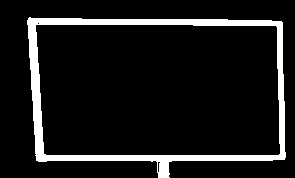
#> input picture single_frame.png, 295 x 178 px
$ python sift.py
#> lines starting #> are read from the running program, lines starting #| are printed output that depends on the picture; after the words box and inside, x2 and y2 are one past the last pixel; in counts of white or black regions, pixels touching at a corner belong together
import numpy as np
import cv2 as cv2


MIN_MATCH_COUNT = 10

img1 = cv2.imread('single_frame.png',0)          # queryImage
#> img1: shape (178, 295); 9.9% white; 1 white region, box (x1, y1, x2, y2) and area: (27, 17, 286, 178) 5188
img2 = cv2.imread('blacktopframe.png',0) # trainImage
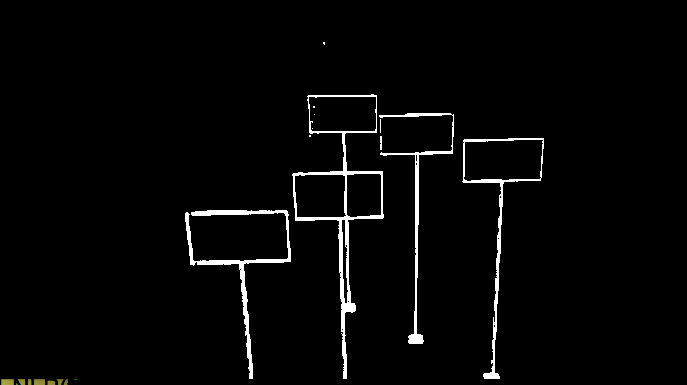
#> input picture blacktopframe.png, 687 x 385 px
#> img2: shape (385, 687); min 0, max 255, mean 6.3

# Initiate SIFT detector
sift = cv2.xfeatures2d.SIFT_create()

# find the keypoints and descriptors with SIFT
kp1, des1 = sift.detectAndCompute(img1,None)
#> kp1 = 29 keypoints; strongest (x, y, size): (282, 156, 5.8), (41, 156, 8.6), (32, 23, 8), (279, 25, 6)
kp2, des2 = sift.detectAndCompute(img2,None)
#> kp2 = 163 keypoints; strongest (x, y, size): (415, 338, 8.9), (251, 376, 3.4), (381, 116, 2.4), (464, 181, 2.8)

FLANN_INDEX_KDTREE = 0
index_params = dict(algorithm = FLANN_INDEX_KDTREE, trees = 5)
search_params = dict(checks = 50)

flann = cv2.FlannBasedMatcher(index_params, search_params)

matches = flann.knnMatch(des1,des2,k=2)
#> matches = 29 matches

# store all the good matches as per Lowe's ratio test.
good = []
for m,n in matches:
    if m.distance < 0.7*n.distance:
        good.append(m)
#> this loop made 29 passes
#> after the loop, good = 8 matches
if len(good)>MIN_MATCH_COUNT:
    src_pts = np.float32([ kp1[m.queryIdx].pt for m in good ]).reshape(-1,1,2)
    dst_pts = np.float32([ kp2[m.trainIdx].pt for m in good ]).reshape(-1,1,2)

    M, mask = cv2.findHomography(src_pts, dst_pts, cv2.RANSAC,5.0)
    matchesMask = mask.ravel().tolist()

    h,w = img1.shape
    pts = np.float32([ [0,0],[0,h-1],[w-1,h-1],[w-1,0] ]).reshape(-1,1,2)
    dst = cv2.perspectiveTransform(pts,M)

    #img2 = cv2.polylines(img2,[np.int32(dst)],True,255,3, cv2.LINE_AA)

else:
    print ("Not enough matches are found - %d/%d" % (len(good),MIN_MATCH_COUNT))
#| Not enough matches are found - 8/10
    matchesMask = None
draw_params = dict(matchColor = (0,255,0), # draw matches in green color
                   singlePointColor = None,
                   matchesMask = matchesMask, # draw only inliers
                   flags = 2)

img3 = cv2.drawMatches(img1,kp1,img2,kp2,good,None,**draw_params)
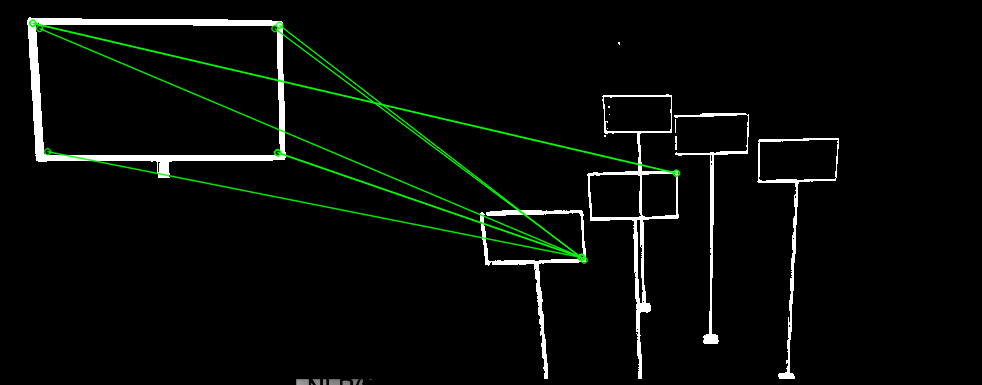
#> img3: shape (385, 982, 3); mean of channels 0, 1, 2 7.7, 10.7, 7.7; drawn as B, G, R

cv2.imshow('dfg',img3)
cv2.waitKey(0)
cv2.destroyAllWindows()
